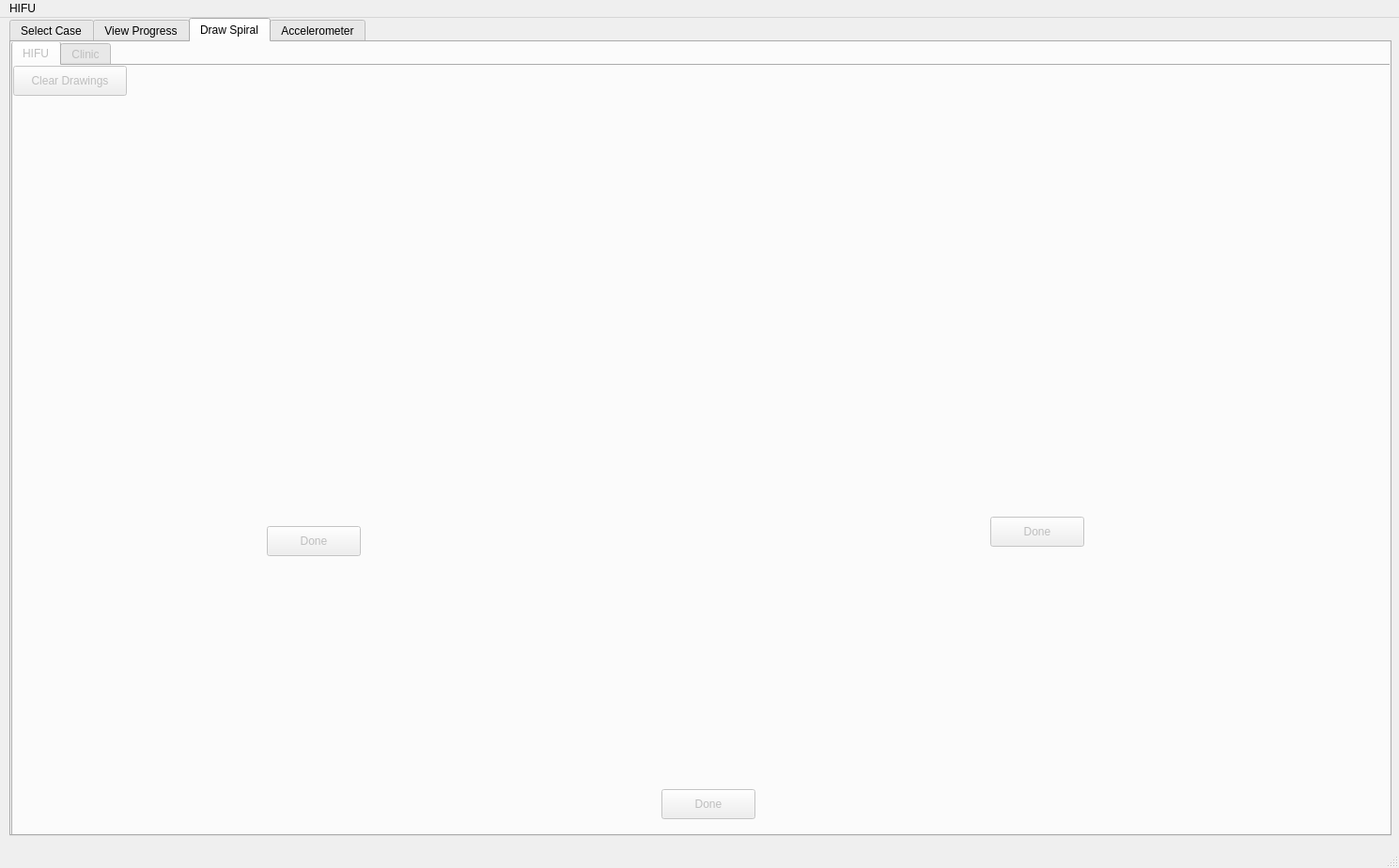
<?xml version="1.0" encoding="UTF-8"?>
<ui version="4.0">
 <class>MainWindow</class>
 <widget class="QMainWindow" name="MainWindow">
  <property name="enabled">
   <bool>true</bool>
  </property>
  <property name="geometry">
   <rect>
    <x>0</x>
    <y>0</y>
    <width>1489</width>
    <height>924</height>
   </rect>
  </property>
  <property name="windowTitle">
   <string>MainWindow</string>
  </property>
  <widget class="QWidget" name="centralwidget">
   <widget class="QTabWidget" name="CaseViewer">
    <property name="enabled">
     <bool>true</bool>
    </property>
    <property name="geometry">
     <rect>
      <x>10</x>
      <y>0</y>
      <width>1471</width>
      <height>871</height>
     </rect>
    </property>
    <property name="whatsThis">
     <string>&lt;html&gt;&lt;head/&gt;&lt;body&gt;&lt;p&gt;&lt;br/&gt;&lt;/p&gt;&lt;/body&gt;&lt;/html&gt;</string>
    </property>
    <property name="currentIndex">
     <number>2</number>
    </property>
    <widget class="QWidget" name="caseSelect">
     <attribute name="title">
      <string>Select Case</string>
     </attribute>
     <widget class="QPushButton" name="startCase">
      <property name="geometry">
       <rect>
        <x>720</x>
        <y>120</y>
        <width>100</width>
        <height>32</height>
       </rect>
      </property>
      <property name="text">
       <string>Start Case</string>
      </property>
     </widget>
     <widget class="QPushButton" name="finishCaseButton">
      <property name="enabled">
       <bool>false</bool>
      </property>
      <property name="geometry">
       <rect>
        <x>720</x>
        <y>170</y>
        <width>100</width>
        <height>32</height>
       </rect>
      </property>
      <property name="text">
       <string>Finish Case</string>
      </property>
     </widget>
     <widget class="QPushButton" name="loadCaseButton">
      <property name="geometry">
       <rect>
        <x>720</x>
        <y>370</y>
        <width>100</width>
        <height>32</height>
       </rect>
      </property>
      <property name="text">
       <string>Load Case</string>
      </property>
     </widget>
     <widget class="QLabel" name="label">
      <property name="geometry">
       <rect>
        <x>430</x>
        <y>10</y>
        <width>691</width>
        <height>51</height>
       </rect>
      </property>
      <property name="font">
       <font>
        <pointsize>20</pointsize>
       </font>
      </property>
      <property name="text">
       <string>Enter patient ID or load past case</string>
      </property>
      <property name="alignment">
       <set>Qt::AlignCenter</set>
      </property>
     </widget>
     <widget class="QLineEdit" name="patientIdEnter">
      <property name="geometry">
       <rect>
        <x>700</x>
        <y>70</y>
        <width>151</width>
        <height>21</height>
       </rect>
      </property>
     </widget>
     <widget class="QListWidget" name="prevPatientList">
      <property name="geometry">
       <rect>
        <x>640</x>
        <y>240</y>
        <width>256</width>
        <height>101</height>
       </rect>
      </property>
     </widget>
    </widget>
    <widget class="QWidget" name="aboutCase">
     <property name="enabled">
      <bool>false</bool>
     </property>
     <attribute name="title">
      <string>View Progress</string>
     </attribute>
    </widget>
    <widget class="QWidget" name="spiralControl">
     <property name="enabled">
      <bool>false</bool>
     </property>
     <attribute name="title">
      <string>Draw Spiral</string>
     </attribute>
     <widget class="QTabWidget" name="tabWidget">
      <property name="geometry">
       <rect>
        <x>0</x>
        <y>-1</y>
        <width>1471</width>
        <height>851</height>
       </rect>
      </property>
      <property name="currentIndex">
       <number>0</number>
      </property>
      <widget class="QWidget" name="tab_3">
       <attribute name="title">
        <string>HIFU</string>
       </attribute>
       <widget class="QLabel" name="spiral_ccw_draw">
        <property name="geometry">
         <rect>
          <x>120</x>
          <y>60</y>
          <width>431</width>
          <height>401</height>
         </rect>
        </property>
        <property name="autoFillBackground">
         <bool>false</bool>
        </property>
        <property name="text">
         <string/>
        </property>
        <property name="pixmap">
         <pixmap>ims/spiral_ccw_big.png</pixmap>
        </property>
        <property name="scaledContents">
         <bool>true</bool>
        </property>
       </widget>
       <widget class="QLabel" name="spiral_cw_draw">
        <property name="geometry">
         <rect>
          <x>840</x>
          <y>60</y>
          <width>431</width>
          <height>401</height>
         </rect>
        </property>
        <property name="text">
         <string/>
        </property>
        <property name="pixmap">
         <pixmap>ims/spiral_cw_big.png</pixmap>
        </property>
        <property name="scaledContents">
         <bool>true</bool>
        </property>
       </widget>
       <widget class="QLabel" name="line_draw">
        <property name="geometry">
         <rect>
          <x>70</x>
          <y>630</y>
          <width>1311</width>
          <height>111</height>
         </rect>
        </property>
        <property name="text">
         <string/>
        </property>
        <property name="pixmap">
         <pixmap>ims/line.png</pixmap>
        </property>
        <property name="scaledContents">
         <bool>true</bool>
        </property>
       </widget>
       <widget class="QPushButton" name="clear_drawings">
        <property name="geometry">
         <rect>
          <x>0</x>
          <y>0</y>
          <width>121</width>
          <height>32</height>
         </rect>
        </property>
        <property name="text">
         <string>Clear Drawings</string>
        </property>
       </widget>
       <widget class="QPushButton" name="done_ccw_button">
        <property name="geometry">
         <rect>
          <x>270</x>
          <y>490</y>
          <width>100</width>
          <height>32</height>
         </rect>
        </property>
        <property name="text">
         <string>Done</string>
        </property>
       </widget>
       <widget class="QPushButton" name="done_cw_button">
        <property name="geometry">
         <rect>
          <x>1040</x>
          <y>480</y>
          <width>100</width>
          <height>32</height>
         </rect>
        </property>
        <property name="text">
         <string>Done</string>
        </property>
       </widget>
       <widget class="QPushButton" name="done_line_button">
        <property name="geometry">
         <rect>
          <x>690</x>
          <y>770</y>
          <width>100</width>
          <height>32</height>
         </rect>
        </property>
        <property name="text">
         <string>Done</string>
        </property>
       </widget>
      </widget>
      <widget class="QWidget" name="tab_4">
       <attribute name="title">
        <string>Clinic</string>
       </attribute>
      </widget>
     </widget>
    </widget>
    <widget class="QWidget" name="accelControl">
     <property name="enabled">
      <bool>false</bool>
     </property>
     <attribute name="title">
      <string>Accelerometer</string>
     </attribute>
     <widget class="QLabel" name="label_2">
      <property name="geometry">
       <rect>
        <x>10</x>
        <y>0</y>
        <width>251</width>
        <height>51</height>
       </rect>
      </property>
      <property name="font">
       <font>
        <pointsize>17</pointsize>
       </font>
      </property>
      <property name="text">
       <string>Trial Name</string>
      </property>
     </widget>
     <widget class="QPushButton" name="recordAccel">
      <property name="geometry">
       <rect>
        <x>420</x>
        <y>30</y>
        <width>100</width>
        <height>32</height>
       </rect>
      </property>
      <property name="text">
       <string>Record</string>
      </property>
     </widget>
     <widget class="QPushButton" name="downloadAccel">
      <property name="enabled">
       <bool>false</bool>
      </property>
      <property name="geometry">
       <rect>
        <x>420</x>
        <y>80</y>
        <width>100</width>
        <height>32</height>
       </rect>
      </property>
      <property name="text">
       <string>Download</string>
      </property>
     </widget>
     <widget class="QPushButton" name="cancelRecord">
      <property name="geometry">
       <rect>
        <x>410</x>
        <y>170</y>
        <width>111</width>
        <height>32</height>
       </rect>
      </property>
      <property name="text">
       <string>Cancel Record</string>
      </property>
     </widget>
     <widget class="QListWidget" name="accelCases">
      <property name="geometry">
       <rect>
        <x>660</x>
        <y>40</y>
        <width>181</width>
        <height>111</height>
       </rect>
      </property>
     </widget>
     <widget class="QGroupBox" name="accel_trial_sel">
      <property name="geometry">
       <rect>
        <x>10</x>
        <y>50</y>
        <width>371</width>
        <height>181</height>
       </rect>
      </property>
      <property name="title">
       <string/>
      </property>
      <widget class="QRadioButton" name="preopRadio">
       <property name="geometry">
        <rect>
         <x>10</x>
         <y>10</y>
         <width>121</width>
         <height>41</height>
        </rect>
       </property>
       <property name="text">
        <string>preop</string>
       </property>
      </widget>
      <widget class="QRadioButton" name="intraopRadio">
       <property name="geometry">
        <rect>
         <x>10</x>
         <y>40</y>
         <width>121</width>
         <height>41</height>
        </rect>
       </property>
       <property name="text">
        <string>intraop</string>
       </property>
      </widget>
      <widget class="QRadioButton" name="postopRadio">
       <property name="geometry">
        <rect>
         <x>10</x>
         <y>70</y>
         <width>131</width>
         <height>41</height>
        </rect>
       </property>
       <property name="text">
        <string>postop</string>
       </property>
      </widget>
      <widget class="QRadioButton" name="otherRadio">
       <property name="geometry">
        <rect>
         <x>10</x>
         <y>100</y>
         <width>151</width>
         <height>41</height>
        </rect>
       </property>
       <property name="text">
        <string>other</string>
       </property>
      </widget>
      <widget class="QLineEdit" name="trialNameAccel">
       <property name="enabled">
        <bool>false</bool>
       </property>
       <property name="geometry">
        <rect>
         <x>160</x>
         <y>110</y>
         <width>161</width>
         <height>21</height>
        </rect>
       </property>
      </widget>
      <widget class="QRadioButton" name="testRadio">
       <property name="geometry">
        <rect>
         <x>10</x>
         <y>130</y>
         <width>141</width>
         <height>41</height>
        </rect>
       </property>
       <property name="text">
        <string>test</string>
       </property>
      </widget>
      <widget class="QSpinBox" name="intraopValue">
       <property name="geometry">
        <rect>
         <x>130</x>
         <y>50</y>
         <width>42</width>
         <height>22</height>
        </rect>
       </property>
       <property name="minimum">
        <number>1</number>
       </property>
      </widget>
     </widget>
     <widget class="QPushButton" name="resetBoard">
      <property name="geometry">
       <rect>
        <x>920</x>
        <y>40</y>
        <width>121</width>
        <height>32</height>
       </rect>
      </property>
      <property name="text">
       <string>Reset BT Board</string>
      </property>
     </widget>
     <widget class="QLabel" name="accelDeviceUpdate">
      <property name="geometry">
       <rect>
        <x>670</x>
        <y>170</y>
        <width>501</width>
        <height>101</height>
       </rect>
      </property>
      <property name="font">
       <font>
        <pointsize>16</pointsize>
       </font>
      </property>
      <property name="text">
       <string>Ready for next recording.</string>
      </property>
     </widget>
     <widget class="QGroupBox" name="groupBox">
      <property name="geometry">
       <rect>
        <x>920</x>
        <y>90</y>
        <width>391</width>
        <height>80</height>
       </rect>
      </property>
      <property name="title">
       <string>Select Device</string>
      </property>
      <widget class="QRadioButton" name="penRadio">
       <property name="geometry">
        <rect>
         <x>40</x>
         <y>30</y>
         <width>141</width>
         <height>41</height>
        </rect>
       </property>
       <property name="text">
        <string>Pen</string>
       </property>
      </widget>
      <widget class="QRadioButton" name="tabletRadio">
       <property name="geometry">
        <rect>
         <x>220</x>
         <y>30</y>
         <width>141</width>
         <height>41</height>
        </rect>
       </property>
       <property name="text">
        <string>Tablet</string>
       </property>
      </widget>
     </widget>
    </widget>
   </widget>
  </widget>
  <widget class="QMenuBar" name="menubar">
   <property name="geometry">
    <rect>
     <x>0</x>
     <y>0</y>
     <width>1489</width>
     <height>24</height>
    </rect>
   </property>
   <widget class="QMenu" name="menuImaging_Window">
    <property name="title">
     <string>HIFU</string>
    </property>
   </widget>
   <addaction name="menuImaging_Window"/>
  </widget>
  <widget class="QStatusBar" name="statusbar"/>
 </widget>
 <resources/>
 <connections/>
</ui>
